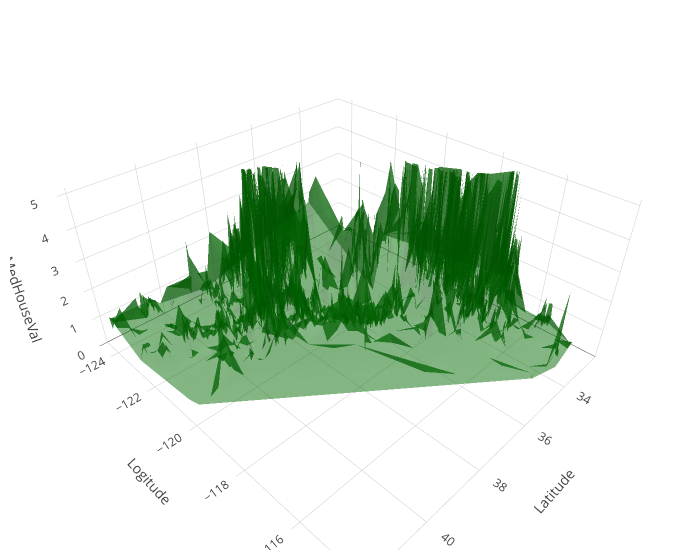

Notebook code cell kept with this figure:
### Markdown cell above
### 3D

### Code cell
item = 'MedHouseVal'


fig = go.Figure(data=[go.Mesh3d(x=house['Latitude'],
                                y=house['Longitude'],
                                z=house[item],
                      opacity=0.5,
                      color='rgb(0,100,0)'
                               )])
 
fig.layout.update(
    scene = dict(
                 xaxis=dict(title='Latitude'),
                 yaxis=dict(title='Logitude'),
                 zaxis=dict(title=item)),
    width=700,
    margin=dict(r=20, l=10, b=10, t=10))
    
fig.show()

### Figure 1 — Plotly figure (JSON) as saved in the notebook; plotly's stock layout.template omitted (floating-point values rounded to 4 significant figures; data arrays with more than 128 entries replaced by an {"elided": "..."} marker saying what was removed)
{"data": [{"color": "rgb(0,100,0)", "opacity": 0.5, "type": "mesh3d", "uid": "1b2cba17-bc87-4e3e-8a24-236f6ac09f35", "x": {"elided": "20640 float values"}, "y": {"elided": "20640 float values"}, "z": {"elided": "20640 float values"}}], "layout": {"margin": {"b": 10, "l": 10, "r": 20, "t": 10}, "scene": {"xaxis": {"title": {"text": "Latitude"}}, "yaxis": {"title": {"text": "Logitude"}}, "zaxis": {"title": {"text": "MedHouseVal"}}}, "width": 700}}
